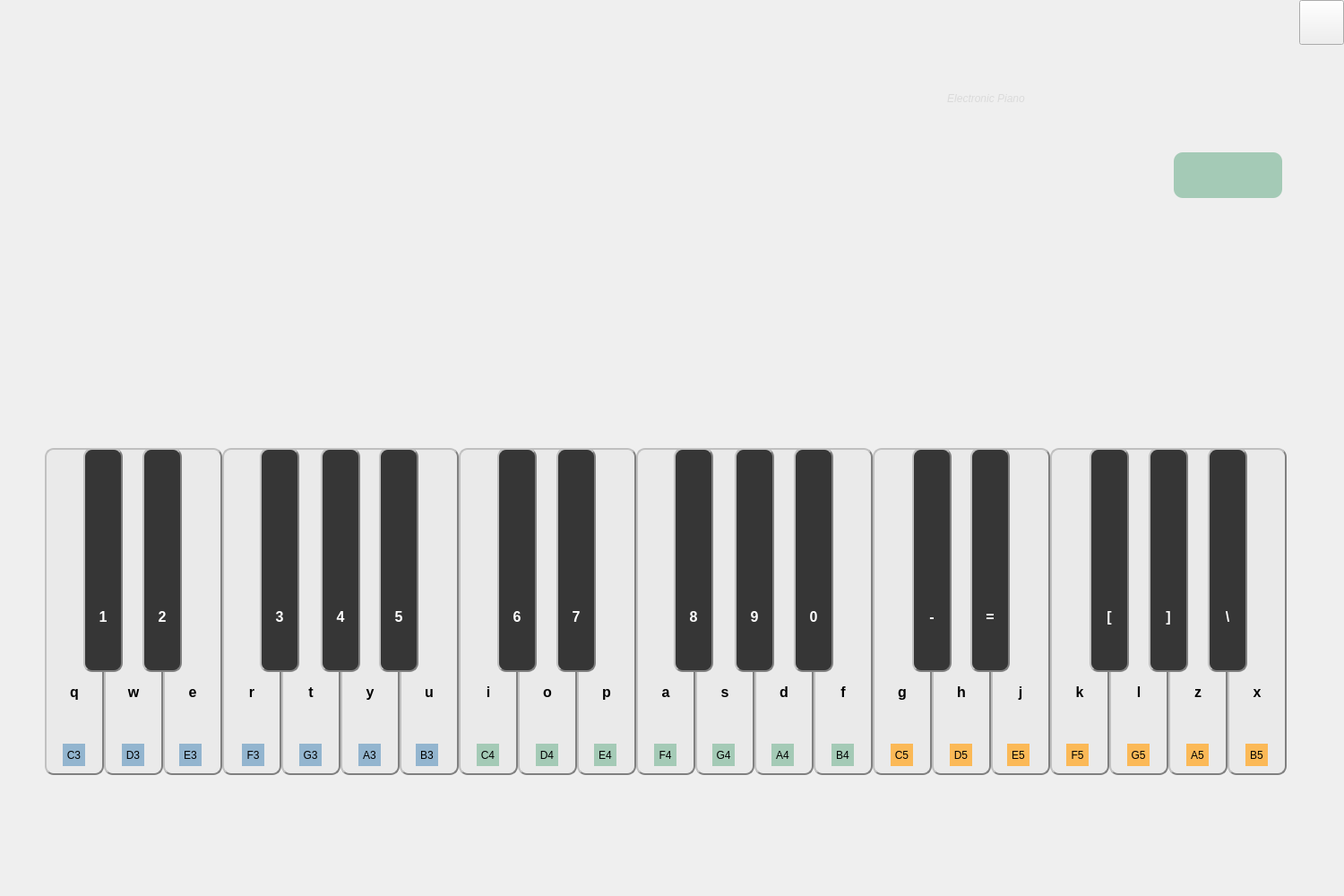
<?xml version="1.0" encoding="UTF-8"?>
<ui version="4.0">
 <class>MainWindow</class>
 <widget class="QMainWindow" name="MainWindow">
  <property name="geometry">
   <rect>
    <x>0</x>
    <y>0</y>
    <width>1500</width>
    <height>1000</height>
   </rect>
  </property>
  <property name="sizePolicy">
   <sizepolicy hsizetype="Fixed" vsizetype="Fixed">
    <horstretch>0</horstretch>
    <verstretch>0</verstretch>
   </sizepolicy>
  </property>
  <property name="windowTitle">
   <string>MainWindow</string>
  </property>
  <property name="styleSheet">
   <string notr="true"/>
  </property>
  <widget class="QWidget" name="centralwidget">
   <widget class="QPushButton" name="btn_C3">
    <property name="geometry">
     <rect>
      <x>50</x>
      <y>500</y>
      <width>66</width>
      <height>365</height>
     </rect>
    </property>
    <property name="font">
     <font>
      <pointsize>12</pointsize>
      <weight>75</weight>
      <bold>true</bold>
     </font>
    </property>
    <property name="styleSheet">
     <string notr="true">

QPushButton{background-color: rgb(234, 234, 234);border:2px groove gray;border-radius:10px;padding:2px 4px;border-style: outset;}



</string>
    </property>
    <property name="text">
     <string>









q</string>
    </property>
   </widget>
   <widget class="QPushButton" name="btn_C3up">
    <property name="geometry">
     <rect>
      <x>93</x>
      <y>500</y>
      <width>44</width>
      <height>250</height>
     </rect>
    </property>
    <property name="font">
     <font>
      <pointsize>12</pointsize>
      <weight>75</weight>
      <bold>true</bold>
     </font>
    </property>
    <property name="styleSheet">
     <string notr="true">QPushButton{background-color: rgb(54, 54, 54);border:2px groove gray;border-radius:10px;padding:2px 4px;border-style: outset;color: rgb(255, 255, 255);}

</string>
    </property>
    <property name="text">
     <string>






1</string>
    </property>
   </widget>
   <widget class="QPushButton" name="btn_E3">
    <property name="geometry">
     <rect>
      <x>182</x>
      <y>500</y>
      <width>66</width>
      <height>365</height>
     </rect>
    </property>
    <property name="font">
     <font>
      <pointsize>12</pointsize>
      <weight>75</weight>
      <bold>true</bold>
     </font>
    </property>
    <property name="styleSheet">
     <string notr="true">QPushButton{background-color: rgb(234, 234, 234);border:2px groove gray;border-radius:10px;padding:2px 4px;border-style: outset;}</string>
    </property>
    <property name="text">
     <string>









e</string>
    </property>
   </widget>
   <widget class="QPushButton" name="btn_G3">
    <property name="geometry">
     <rect>
      <x>314</x>
      <y>500</y>
      <width>66</width>
      <height>365</height>
     </rect>
    </property>
    <property name="font">
     <font>
      <pointsize>12</pointsize>
      <weight>75</weight>
      <bold>true</bold>
     </font>
    </property>
    <property name="styleSheet">
     <string notr="true">QPushButton{background-color: rgb(234, 234, 234);border:2px groove gray;border-radius:10px;padding:2px 4px;border-style: outset;}</string>
    </property>
    <property name="text">
     <string>









t</string>
    </property>
   </widget>
   <widget class="QPushButton" name="btn_A3">
    <property name="geometry">
     <rect>
      <x>380</x>
      <y>500</y>
      <width>66</width>
      <height>365</height>
     </rect>
    </property>
    <property name="font">
     <font>
      <pointsize>12</pointsize>
      <weight>75</weight>
      <bold>true</bold>
     </font>
    </property>
    <property name="styleSheet">
     <string notr="true">QPushButton{background-color: rgb(234, 234, 234);border:2px groove gray;border-radius:10px;padding:2px 4px;border-style: outset;}</string>
    </property>
    <property name="text">
     <string>









y</string>
    </property>
   </widget>
   <widget class="QPushButton" name="btn_B3">
    <property name="geometry">
     <rect>
      <x>446</x>
      <y>500</y>
      <width>66</width>
      <height>365</height>
     </rect>
    </property>
    <property name="font">
     <font>
      <pointsize>12</pointsize>
      <weight>75</weight>
      <bold>true</bold>
     </font>
    </property>
    <property name="styleSheet">
     <string notr="true">QPushButton{background-color: rgb(234, 234, 234);border:2px groove gray;border-radius:10px;padding:2px 4px;border-style: outset;}</string>
    </property>
    <property name="text">
     <string>









u</string>
    </property>
   </widget>
   <widget class="QPushButton" name="btn_F4">
    <property name="geometry">
     <rect>
      <x>710</x>
      <y>500</y>
      <width>66</width>
      <height>365</height>
     </rect>
    </property>
    <property name="font">
     <font>
      <pointsize>12</pointsize>
      <weight>75</weight>
      <bold>true</bold>
     </font>
    </property>
    <property name="styleSheet">
     <string notr="true">QPushButton{background-color: rgb(234, 234, 234);border:2px groove gray;border-radius:10px;padding:2px 4px;border-style: outset;}
</string>
    </property>
    <property name="text">
     <string>









a</string>
    </property>
   </widget>
   <widget class="QPushButton" name="btn_C4">
    <property name="geometry">
     <rect>
      <x>512</x>
      <y>500</y>
      <width>66</width>
      <height>365</height>
     </rect>
    </property>
    <property name="font">
     <font>
      <pointsize>12</pointsize>
      <weight>75</weight>
      <bold>true</bold>
     </font>
    </property>
    <property name="styleSheet">
     <string notr="true">QPushButton{background-color: rgb(234, 234, 234);border:2px groove gray;border-radius:10px;padding:2px 4px;border-style: outset;}</string>
    </property>
    <property name="text">
     <string>









i</string>
    </property>
   </widget>
   <widget class="QPushButton" name="btn_E4">
    <property name="geometry">
     <rect>
      <x>644</x>
      <y>500</y>
      <width>66</width>
      <height>365</height>
     </rect>
    </property>
    <property name="font">
     <font>
      <pointsize>12</pointsize>
      <weight>75</weight>
      <bold>true</bold>
     </font>
    </property>
    <property name="styleSheet">
     <string notr="true">QPushButton{background-color: rgb(234, 234, 234);border:2px groove gray;border-radius:10px;padding:2px 4px;border-style: outset;}</string>
    </property>
    <property name="text">
     <string>









p</string>
    </property>
   </widget>
   <widget class="QPushButton" name="btn_B4">
    <property name="geometry">
     <rect>
      <x>908</x>
      <y>500</y>
      <width>66</width>
      <height>365</height>
     </rect>
    </property>
    <property name="font">
     <font>
      <pointsize>12</pointsize>
      <weight>75</weight>
      <bold>true</bold>
     </font>
    </property>
    <property name="styleSheet">
     <string notr="true">QPushButton{background-color: rgb(234, 234, 234);border:2px groove gray;border-radius:10px;padding:2px 4px;border-style: outset;}</string>
    </property>
    <property name="text">
     <string>









f</string>
    </property>
   </widget>
   <widget class="QPushButton" name="btn_D4">
    <property name="geometry">
     <rect>
      <x>578</x>
      <y>500</y>
      <width>66</width>
      <height>365</height>
     </rect>
    </property>
    <property name="font">
     <font>
      <pointsize>12</pointsize>
      <weight>75</weight>
      <bold>true</bold>
     </font>
    </property>
    <property name="styleSheet">
     <string notr="true">QPushButton{background-color: rgb(234, 234, 234);border:2px groove gray;border-radius:10px;padding:2px 4px;border-style: outset;}</string>
    </property>
    <property name="text">
     <string>









o</string>
    </property>
   </widget>
   <widget class="QPushButton" name="btn_G4">
    <property name="geometry">
     <rect>
      <x>776</x>
      <y>500</y>
      <width>66</width>
      <height>365</height>
     </rect>
    </property>
    <property name="font">
     <font>
      <pointsize>12</pointsize>
      <weight>75</weight>
      <bold>true</bold>
     </font>
    </property>
    <property name="styleSheet">
     <string notr="true">QPushButton{background-color: rgb(234, 234, 234);border:2px groove gray;border-radius:10px;padding:2px 4px;border-style: outset;}</string>
    </property>
    <property name="text">
     <string>









s</string>
    </property>
   </widget>
   <widget class="QPushButton" name="btn_A4">
    <property name="geometry">
     <rect>
      <x>842</x>
      <y>500</y>
      <width>66</width>
      <height>365</height>
     </rect>
    </property>
    <property name="font">
     <font>
      <pointsize>12</pointsize>
      <weight>75</weight>
      <bold>true</bold>
     </font>
    </property>
    <property name="styleSheet">
     <string notr="true">QPushButton{background-color: rgb(234, 234, 234);border:2px groove gray;border-radius:10px;padding:2px 4px;border-style: outset;}</string>
    </property>
    <property name="text">
     <string>









d</string>
    </property>
   </widget>
   <widget class="QPushButton" name="btn_D3up">
    <property name="geometry">
     <rect>
      <x>159</x>
      <y>500</y>
      <width>44</width>
      <height>250</height>
     </rect>
    </property>
    <property name="font">
     <font>
      <pointsize>12</pointsize>
      <weight>75</weight>
      <bold>true</bold>
     </font>
    </property>
    <property name="styleSheet">
     <string notr="true">
QPushButton{background-color: rgb(54, 54, 54);border:2px groove gray;border-radius:10px;padding:2px 4px;border-style: outset;color: rgb(255, 255, 255);}</string>
    </property>
    <property name="text">
     <string>






2</string>
    </property>
   </widget>
   <widget class="QPushButton" name="btn_F3up">
    <property name="geometry">
     <rect>
      <x>290</x>
      <y>500</y>
      <width>44</width>
      <height>250</height>
     </rect>
    </property>
    <property name="font">
     <font>
      <pointsize>12</pointsize>
      <weight>75</weight>
      <bold>true</bold>
     </font>
    </property>
    <property name="styleSheet">
     <string notr="true">
QPushButton{background-color: rgb(54, 54, 54);border:2px groove gray;border-radius:10px;padding:2px 4px;border-style: outset;color: rgb(255, 255, 255);}</string>
    </property>
    <property name="text">
     <string>






3</string>
    </property>
   </widget>
   <widget class="QPushButton" name="btn_G3up">
    <property name="geometry">
     <rect>
      <x>358</x>
      <y>500</y>
      <width>44</width>
      <height>250</height>
     </rect>
    </property>
    <property name="font">
     <font>
      <pointsize>12</pointsize>
      <weight>75</weight>
      <bold>true</bold>
     </font>
    </property>
    <property name="styleSheet">
     <string notr="true">
QPushButton{background-color: rgb(54, 54, 54);border:2px groove gray;border-radius:10px;padding:2px 4px;border-style: outset;color: rgb(255, 255, 255);}</string>
    </property>
    <property name="text">
     <string>






4</string>
    </property>
   </widget>
   <widget class="QPushButton" name="btn_A3up">
    <property name="geometry">
     <rect>
      <x>423</x>
      <y>500</y>
      <width>44</width>
      <height>250</height>
     </rect>
    </property>
    <property name="font">
     <font>
      <pointsize>12</pointsize>
      <weight>75</weight>
      <bold>true</bold>
     </font>
    </property>
    <property name="styleSheet">
     <string notr="true">
QPushButton{background-color: rgb(54, 54, 54);border:2px groove gray;border-radius:10px;padding:2px 4px;border-style: outset;color: rgb(255, 255, 255);}</string>
    </property>
    <property name="text">
     <string>






5</string>
    </property>
   </widget>
   <widget class="QPushButton" name="btn_C4up">
    <property name="geometry">
     <rect>
      <x>555</x>
      <y>500</y>
      <width>44</width>
      <height>250</height>
     </rect>
    </property>
    <property name="font">
     <font>
      <pointsize>12</pointsize>
      <weight>75</weight>
      <bold>true</bold>
     </font>
    </property>
    <property name="styleSheet">
     <string notr="true">
QPushButton{background-color: rgb(54, 54, 54);border:2px groove gray;border-radius:10px;padding:2px 4px;border-style: outset;color: rgb(255, 255, 255);}</string>
    </property>
    <property name="text">
     <string>






6</string>
    </property>
   </widget>
   <widget class="QPushButton" name="btn_D4up">
    <property name="geometry">
     <rect>
      <x>621</x>
      <y>500</y>
      <width>44</width>
      <height>250</height>
     </rect>
    </property>
    <property name="font">
     <font>
      <pointsize>12</pointsize>
      <weight>75</weight>
      <bold>true</bold>
     </font>
    </property>
    <property name="styleSheet">
     <string notr="true">
QPushButton{background-color: rgb(54, 54, 54);border:2px groove gray;border-radius:10px;padding:2px 4px;border-style: outset;color: rgb(255, 255, 255);}</string>
    </property>
    <property name="text">
     <string>






7</string>
    </property>
   </widget>
   <widget class="QPushButton" name="btn_F4up">
    <property name="geometry">
     <rect>
      <x>752</x>
      <y>500</y>
      <width>44</width>
      <height>250</height>
     </rect>
    </property>
    <property name="font">
     <font>
      <pointsize>12</pointsize>
      <weight>75</weight>
      <bold>true</bold>
     </font>
    </property>
    <property name="styleSheet">
     <string notr="true">
QPushButton{background-color: rgb(54, 54, 54);border:2px groove gray;border-radius:10px;padding:2px 4px;border-style: outset;color: rgb(255, 255, 255);}</string>
    </property>
    <property name="text">
     <string>






8</string>
    </property>
   </widget>
   <widget class="QPushButton" name="btn_G4up">
    <property name="geometry">
     <rect>
      <x>820</x>
      <y>500</y>
      <width>44</width>
      <height>250</height>
     </rect>
    </property>
    <property name="font">
     <font>
      <pointsize>12</pointsize>
      <weight>75</weight>
      <bold>true</bold>
     </font>
    </property>
    <property name="styleSheet">
     <string notr="true">
QPushButton{background-color: rgb(54, 54, 54);border:2px groove gray;border-radius:10px;padding:2px 4px;border-style: outset;color: rgb(255, 255, 255);}</string>
    </property>
    <property name="text">
     <string>






9</string>
    </property>
   </widget>
   <widget class="QPushButton" name="btn_A4up">
    <property name="geometry">
     <rect>
      <x>886</x>
      <y>500</y>
      <width>44</width>
      <height>250</height>
     </rect>
    </property>
    <property name="font">
     <font>
      <pointsize>12</pointsize>
      <weight>75</weight>
      <bold>true</bold>
     </font>
    </property>
    <property name="styleSheet">
     <string notr="true">
QPushButton{background-color: rgb(54, 54, 54);border:2px groove gray;border-radius:10px;padding:2px 4px;border-style: outset;color: rgb(255, 255, 255);}</string>
    </property>
    <property name="text">
     <string>






0</string>
    </property>
   </widget>
   <widget class="QPushButton" name="btn_D3">
    <property name="geometry">
     <rect>
      <x>116</x>
      <y>500</y>
      <width>66</width>
      <height>365</height>
     </rect>
    </property>
    <property name="font">
     <font>
      <pointsize>12</pointsize>
      <weight>75</weight>
      <bold>true</bold>
     </font>
    </property>
    <property name="styleSheet">
     <string notr="true">

QPushButton{background-color: rgb(234, 234, 234);border:2px groove gray;border-radius:10px;padding:2px 4px;border-style: outset;}</string>
    </property>
    <property name="text">
     <string>









w</string>
    </property>
   </widget>
   <widget class="QWidget" name="widget_3" native="true">
    <property name="geometry">
     <rect>
      <x>0</x>
      <y>0</y>
      <width>1500</width>
      <height>900</height>
     </rect>
    </property>
    <property name="styleSheet">
     <string notr="true">background-image: url(:/pic/pic/back2.jpg);</string>
    </property>
    <widget class="QPushButton" name="drun4">
     <property name="geometry">
      <rect>
       <x>760</x>
       <y>275</y>
       <width>150</width>
       <height>75</height>
      </rect>
     </property>
     <property name="styleSheet">
      <string notr="true">border-image: url(:/pic/pic/drum4.png);
 border-radius: 10px;</string>
     </property>
     <property name="text">
      <string/>
     </property>
     <property name="shortcut">
      <string>N</string>
     </property>
    </widget>
    <widget class="QPushButton" name="drum1">
     <property name="geometry">
      <rect>
       <x>760</x>
       <y>185</y>
       <width>150</width>
       <height>75</height>
      </rect>
     </property>
     <property name="styleSheet">
      <string notr="true">border-image: url(:/pic/pic/drum1.png);
border-radius: 10px;</string>
     </property>
     <property name="text">
      <string/>
     </property>
     <property name="shortcut">
      <string>C</string>
     </property>
    </widget>
    <widget class="QPushButton" name="drum2">
     <property name="geometry">
      <rect>
       <x>940</x>
       <y>185</y>
       <width>150</width>
       <height>75</height>
      </rect>
     </property>
     <property name="styleSheet">
      <string notr="true">border-image: url(:/pic/pic/drum2.png);
 border-radius: 10px;</string>
     </property>
     <property name="text">
      <string/>
     </property>
     <property name="shortcut">
      <string>V</string>
     </property>
    </widget>
    <widget class="QPushButton" name="drum5">
     <property name="geometry">
      <rect>
       <x>940</x>
       <y>275</y>
       <width>150</width>
       <height>75</height>
      </rect>
     </property>
     <property name="styleSheet">
      <string notr="true">border-image: url(:/pic/pic/drum5_1.jpg);
border-radius: 10px;</string>
     </property>
     <property name="text">
      <string/>
     </property>
     <property name="shortcut">
      <string>M</string>
     </property>
    </widget>
    <widget class="QPushButton" name="drum3">
     <property name="geometry">
      <rect>
       <x>1120</x>
       <y>185</y>
       <width>150</width>
       <height>75</height>
      </rect>
     </property>
     <property name="styleSheet">
      <string notr="true">border-image: url(:/pic/pic/drum3_1.png);

 border-radius: 10px;</string>
     </property>
     <property name="text">
      <string/>
     </property>
     <property name="shortcut">
      <string>B</string>
     </property>
    </widget>
    <widget class="QPushButton" name="drum6">
     <property name="geometry">
      <rect>
       <x>1120</x>
       <y>275</y>
       <width>150</width>
       <height>75</height>
      </rect>
     </property>
     <property name="styleSheet">
      <string notr="true">border-image: url(:/pic/pic/drum6.jpg);
 border-radius: 10px;</string>
     </property>
     <property name="text">
      <string/>
     </property>
     <property name="shortcut">
      <string>,</string>
     </property>
    </widget>
    <widget class="QPushButton" name="pushButton_2">
     <property name="geometry">
      <rect>
       <x>1450</x>
       <y>0</y>
       <width>50</width>
       <height>50</height>
      </rect>
     </property>
     <property name="styleSheet">
      <string notr="true">border-image: url(:/pic/pic/close1.jpg);</string>
     </property>
     <property name="text">
      <string/>
     </property>
    </widget>
    <widget class="QLabel" name="label">
     <property name="geometry">
      <rect>
       <x>0</x>
       <y>384</y>
       <width>1500</width>
       <height>116</height>
      </rect>
     </property>
     <property name="autoFillBackground">
      <bool>false</bool>
     </property>
     <property name="styleSheet">
      <string notr="true">border-image: url(:/pic/pic/backg1.jpg);</string>
     </property>
     <property name="text">
      <string/>
     </property>
    </widget>
    <widget class="QLabel" name="label_2">
     <property name="geometry">
      <rect>
       <x>760</x>
       <y>50</y>
       <width>681</width>
       <height>121</height>
      </rect>
     </property>
     <property name="styleSheet">
      <string notr="true">font: 25 24pt &quot;Bahnschrift Light&quot;;</string>
     </property>
     <property name="text">
      <string>&lt;html&gt;&lt;head/&gt;&lt;body&gt;&lt;p align=&quot;center&quot;&gt;&lt;span style=&quot; font-style:italic; color:#dadada;&quot;&gt;Electronic Piano&lt;/span&gt;&lt;/p&gt;&lt;/body&gt;&lt;/html&gt;</string>
     </property>
    </widget>
    <widget class="QPushButton" name="recordBegin">
     <property name="geometry">
      <rect>
       <x>1310</x>
       <y>170</y>
       <width>121</width>
       <height>51</height>
      </rect>
     </property>
     <property name="styleSheet">
      <string notr="true">QPushButton{
border-radius: 10px;
background-color:rgb(164, 202, 182);
border-image: url(:/pic/pic/rec_beg2.png);
}


</string>
     </property>
     <property name="text">
      <string/>
     </property>
     <property name="checkable">
      <bool>true</bool>
     </property>
     <property name="autoExclusive">
      <bool>true</bool>
     </property>
    </widget>
    <widget class="QPushButton" name="recordEnd">
     <property name="geometry">
      <rect>
       <x>1310</x>
       <y>240</y>
       <width>121</width>
       <height>51</height>
      </rect>
     </property>
     <property name="styleSheet">
      <string notr="true">border-radius: 10px;

border-image: url(:/pic/pic/rec_end.png);

</string>
     </property>
     <property name="text">
      <string/>
     </property>
    </widget>
    <widget class="QPushButton" name="recordPlay">
     <property name="geometry">
      <rect>
       <x>1310</x>
       <y>310</y>
       <width>121</width>
       <height>51</height>
      </rect>
     </property>
     <property name="styleSheet">
      <string notr="true">border-radius: 10px;

border-image: url(:/pic/pic/rec_play.png);

</string>
     </property>
     <property name="text">
      <string/>
     </property>
    </widget>
    <widget class="QLabel" name="lable_infor">
     <property name="geometry">
      <rect>
       <x>1290</x>
       <y>100</y>
       <width>151</width>
       <height>51</height>
      </rect>
     </property>
     <property name="text">
      <string/>
     </property>
    </widget>
    <zorder>label</zorder>
    <zorder>drun4</zorder>
    <zorder>drum1</zorder>
    <zorder>drum2</zorder>
    <zorder>drum3</zorder>
    <zorder>drum6</zorder>
    <zorder>drum5</zorder>
    <zorder>pushButton_2</zorder>
    <zorder>label_2</zorder>
    <zorder>recordBegin</zorder>
    <zorder>recordEnd</zorder>
    <zorder>recordPlay</zorder>
    <zorder>lable_infor</zorder>
   </widget>
   <widget class="QWidget" name="widget" native="true">
    <property name="geometry">
     <rect>
      <x>0</x>
      <y>500</y>
      <width>1500</width>
      <height>400</height>
     </rect>
    </property>
    <property name="styleSheet">
     <string notr="true">#widget{border-image: url(:/pic/pic/back.png);
}</string>
    </property>
    <widget class="QPushButton" name="btn_F3">
     <property name="geometry">
      <rect>
       <x>248</x>
       <y>0</y>
       <width>66</width>
       <height>365</height>
      </rect>
     </property>
     <property name="font">
      <font>
       <pointsize>12</pointsize>
       <weight>75</weight>
       <bold>true</bold>
      </font>
     </property>
     <property name="styleSheet">
      <string notr="true">QPushButton{background-color: rgb(234, 234, 234);border:2px groove gray;border-radius:10px;padding:2px 4px;border-style: outset;}</string>
     </property>
     <property name="text">
      <string>









r</string>
     </property>
    </widget>
    <widget class="QPushButton" name="btn_C5">
     <property name="geometry">
      <rect>
       <x>974</x>
       <y>0</y>
       <width>66</width>
       <height>365</height>
      </rect>
     </property>
     <property name="font">
      <font>
       <pointsize>12</pointsize>
       <weight>75</weight>
       <bold>true</bold>
      </font>
     </property>
     <property name="styleSheet">
      <string notr="true">QPushButton{background-color: rgb(234, 234, 234);border:2px groove gray;border-radius:10px;padding:2px 4px;border-style: outset;}</string>
     </property>
     <property name="text">
      <string>









g</string>
     </property>
    </widget>
    <widget class="QPushButton" name="btn_C5up">
     <property name="geometry">
      <rect>
       <x>1018</x>
       <y>0</y>
       <width>44</width>
       <height>250</height>
      </rect>
     </property>
     <property name="font">
      <font>
       <pointsize>12</pointsize>
       <weight>75</weight>
       <bold>true</bold>
      </font>
     </property>
     <property name="styleSheet">
      <string notr="true">
QPushButton{background-color: rgb(54, 54, 54);border:2px groove gray;border-radius:10px;padding:2px 4px;border-style: outset;color: rgb(255, 255, 255);}</string>
     </property>
     <property name="text">
      <string>






-</string>
     </property>
    </widget>
    <widget class="QPushButton" name="btn_D5">
     <property name="geometry">
      <rect>
       <x>1040</x>
       <y>0</y>
       <width>66</width>
       <height>365</height>
      </rect>
     </property>
     <property name="font">
      <font>
       <pointsize>12</pointsize>
       <weight>75</weight>
       <bold>true</bold>
      </font>
     </property>
     <property name="styleSheet">
      <string notr="true">QPushButton{background-color: rgb(234, 234, 234);border:2px groove gray;border-radius:10px;padding:2px 4px;border-style: outset;}</string>
     </property>
     <property name="text">
      <string>









h</string>
     </property>
    </widget>
    <widget class="QPushButton" name="btn_E5">
     <property name="geometry">
      <rect>
       <x>1106</x>
       <y>0</y>
       <width>66</width>
       <height>365</height>
      </rect>
     </property>
     <property name="font">
      <font>
       <pointsize>12</pointsize>
       <weight>75</weight>
       <bold>true</bold>
      </font>
     </property>
     <property name="styleSheet">
      <string notr="true">QPushButton{background-color: rgb(234, 234, 234);border:2px groove gray;border-radius:10px;padding:2px 4px;border-style: outset;}</string>
     </property>
     <property name="text">
      <string>









j</string>
     </property>
    </widget>
    <widget class="QPushButton" name="btn_F5">
     <property name="geometry">
      <rect>
       <x>1172</x>
       <y>0</y>
       <width>66</width>
       <height>365</height>
      </rect>
     </property>
     <property name="font">
      <font>
       <pointsize>12</pointsize>
       <weight>75</weight>
       <bold>true</bold>
      </font>
     </property>
     <property name="styleSheet">
      <string notr="true">QPushButton{background-color: rgb(234, 234, 234);border:2px groove gray;border-radius:10px;padding:2px 4px;border-style: outset;}</string>
     </property>
     <property name="text">
      <string>









k</string>
     </property>
    </widget>
    <widget class="QPushButton" name="btn_G5">
     <property name="geometry">
      <rect>
       <x>1238</x>
       <y>0</y>
       <width>66</width>
       <height>365</height>
      </rect>
     </property>
     <property name="font">
      <font>
       <pointsize>12</pointsize>
       <weight>75</weight>
       <bold>true</bold>
      </font>
     </property>
     <property name="styleSheet">
      <string notr="true">QPushButton{background-color: rgb(234, 234, 234);border:2px groove gray;border-radius:10px;padding:2px 4px;border-style: outset;}</string>
     </property>
     <property name="text">
      <string>









l</string>
     </property>
    </widget>
    <widget class="QPushButton" name="btn_A5">
     <property name="geometry">
      <rect>
       <x>1304</x>
       <y>0</y>
       <width>66</width>
       <height>365</height>
      </rect>
     </property>
     <property name="font">
      <font>
       <pointsize>12</pointsize>
       <weight>75</weight>
       <bold>true</bold>
      </font>
     </property>
     <property name="styleSheet">
      <string notr="true">QPushButton{background-color: rgb(234, 234, 234);border:2px groove gray;border-radius:10px;padding:2px 4px;border-style: outset;}</string>
     </property>
     <property name="text">
      <string>









z</string>
     </property>
    </widget>
    <widget class="QPushButton" name="btn_B5">
     <property name="geometry">
      <rect>
       <x>1370</x>
       <y>0</y>
       <width>66</width>
       <height>365</height>
      </rect>
     </property>
     <property name="font">
      <font>
       <pointsize>12</pointsize>
       <weight>75</weight>
       <bold>true</bold>
      </font>
     </property>
     <property name="styleSheet">
      <string notr="true">QPushButton{background-color: rgb(234, 234, 234);border:2px groove gray;border-radius:10px;padding:2px 4px;border-style: outset;}</string>
     </property>
     <property name="text">
      <string>









x</string>
     </property>
    </widget>
    <widget class="QPushButton" name="btn_D5up">
     <property name="geometry">
      <rect>
       <x>1083</x>
       <y>0</y>
       <width>44</width>
       <height>250</height>
      </rect>
     </property>
     <property name="font">
      <font>
       <pointsize>12</pointsize>
       <weight>75</weight>
       <bold>true</bold>
      </font>
     </property>
     <property name="styleSheet">
      <string notr="true">
QPushButton{background-color: rgb(54, 54, 54);border:2px groove gray;border-radius:10px;padding:2px 4px;border-style: outset;color: rgb(255, 255, 255);}</string>
     </property>
     <property name="text">
      <string>






=</string>
     </property>
    </widget>
    <widget class="QPushButton" name="btn_F5up">
     <property name="geometry">
      <rect>
       <x>1216</x>
       <y>0</y>
       <width>44</width>
       <height>250</height>
      </rect>
     </property>
     <property name="font">
      <font>
       <pointsize>12</pointsize>
       <weight>75</weight>
       <bold>true</bold>
      </font>
     </property>
     <property name="styleSheet">
      <string notr="true">
QPushButton{background-color: rgb(54, 54, 54);border:2px groove gray;border-radius:10px;padding:2px 4px;border-style: outset;color: rgb(255, 255, 255);}</string>
     </property>
     <property name="text">
      <string>






[</string>
     </property>
    </widget>
    <widget class="QPushButton" name="btn_G5up">
     <property name="geometry">
      <rect>
       <x>1282</x>
       <y>0</y>
       <width>44</width>
       <height>250</height>
      </rect>
     </property>
     <property name="font">
      <font>
       <pointsize>12</pointsize>
       <weight>75</weight>
       <bold>true</bold>
      </font>
     </property>
     <property name="styleSheet">
      <string notr="true">
QPushButton{background-color: rgb(54, 54, 54);border:2px groove gray;border-radius:10px;padding:2px 4px;border-style: outset;color: rgb(255, 255, 255);}</string>
     </property>
     <property name="text">
      <string>






]</string>
     </property>
    </widget>
    <widget class="QPushButton" name="btn_A5up">
     <property name="geometry">
      <rect>
       <x>1348</x>
       <y>0</y>
       <width>44</width>
       <height>250</height>
      </rect>
     </property>
     <property name="font">
      <font>
       <pointsize>12</pointsize>
       <weight>75</weight>
       <bold>true</bold>
      </font>
     </property>
     <property name="styleSheet">
      <string notr="true">
QPushButton{background-color: rgb(54, 54, 54);border:2px groove gray;border-radius:10px;padding:2px 4px;border-style: outset;color: rgb(255, 255, 255);}</string>
     </property>
     <property name="text">
      <string>






\</string>
     </property>
    </widget>
    <widget class="QLabel" name="label_F3">
     <property name="geometry">
      <rect>
       <x>270</x>
       <y>330</y>
       <width>25</width>
       <height>25</height>
      </rect>
     </property>
     <property name="font">
      <font>
       <weight>50</weight>
       <bold>false</bold>
      </font>
     </property>
     <property name="autoFillBackground">
      <bool>false</bool>
     </property>
     <property name="styleSheet">
      <string notr="true">QLabel{background-color:rgb(147, 181, 207);}</string>
     </property>
     <property name="text">
      <string>F3</string>
     </property>
     <property name="alignment">
      <set>Qt::AlignCenter</set>
     </property>
    </widget>
    <widget class="QLabel" name="label_C5">
     <property name="geometry">
      <rect>
       <x>994</x>
       <y>330</y>
       <width>25</width>
       <height>25</height>
      </rect>
     </property>
     <property name="autoFillBackground">
      <bool>false</bool>
     </property>
     <property name="styleSheet">
      <string notr="true">QLabel{background-color:rgb(251, 185, 87);}</string>
     </property>
     <property name="text">
      <string>C5</string>
     </property>
     <property name="alignment">
      <set>Qt::AlignCenter</set>
     </property>
    </widget>
    <widget class="QLabel" name="label_D5">
     <property name="geometry">
      <rect>
       <x>1060</x>
       <y>330</y>
       <width>25</width>
       <height>25</height>
      </rect>
     </property>
     <property name="autoFillBackground">
      <bool>false</bool>
     </property>
     <property name="styleSheet">
      <string notr="true">QLabel{background-color:rgb(251, 185, 87);}</string>
     </property>
     <property name="text">
      <string>D5</string>
     </property>
     <property name="alignment">
      <set>Qt::AlignCenter</set>
     </property>
    </widget>
    <widget class="QLabel" name="label_E5">
     <property name="geometry">
      <rect>
       <x>1124</x>
       <y>330</y>
       <width>25</width>
       <height>25</height>
      </rect>
     </property>
     <property name="autoFillBackground">
      <bool>false</bool>
     </property>
     <property name="styleSheet">
      <string notr="true">QLabel{background-color:rgb(251, 185, 87);}</string>
     </property>
     <property name="text">
      <string>E5</string>
     </property>
     <property name="alignment">
      <set>Qt::AlignCenter</set>
     </property>
    </widget>
    <widget class="QLabel" name="label_F5">
     <property name="geometry">
      <rect>
       <x>1190</x>
       <y>330</y>
       <width>25</width>
       <height>25</height>
      </rect>
     </property>
     <property name="autoFillBackground">
      <bool>false</bool>
     </property>
     <property name="styleSheet">
      <string notr="true">QLabel{background-color:rgb(251, 185, 87);}</string>
     </property>
     <property name="text">
      <string>F5</string>
     </property>
     <property name="alignment">
      <set>Qt::AlignCenter</set>
     </property>
    </widget>
    <widget class="QLabel" name="label_G5">
     <property name="geometry">
      <rect>
       <x>1258</x>
       <y>330</y>
       <width>25</width>
       <height>25</height>
      </rect>
     </property>
     <property name="autoFillBackground">
      <bool>false</bool>
     </property>
     <property name="styleSheet">
      <string notr="true">QLabel{background-color:rgb(251, 185, 87);}</string>
     </property>
     <property name="text">
      <string>G5</string>
     </property>
     <property name="alignment">
      <set>Qt::AlignCenter</set>
     </property>
    </widget>
    <widget class="QLabel" name="label_A5">
     <property name="geometry">
      <rect>
       <x>1324</x>
       <y>330</y>
       <width>25</width>
       <height>25</height>
      </rect>
     </property>
     <property name="autoFillBackground">
      <bool>false</bool>
     </property>
     <property name="styleSheet">
      <string notr="true">QLabel{background-color:rgb(251, 185, 87);}</string>
     </property>
     <property name="text">
      <string>A5</string>
     </property>
     <property name="alignment">
      <set>Qt::AlignCenter</set>
     </property>
    </widget>
    <widget class="QLabel" name="label_B5">
     <property name="geometry">
      <rect>
       <x>1390</x>
       <y>330</y>
       <width>25</width>
       <height>25</height>
      </rect>
     </property>
     <property name="autoFillBackground">
      <bool>false</bool>
     </property>
     <property name="styleSheet">
      <string notr="true">QLabel{background-color:rgb(251, 185, 87);}</string>
     </property>
     <property name="text">
      <string>B5</string>
     </property>
     <property name="alignment">
      <set>Qt::AlignCenter</set>
     </property>
    </widget>
    <zorder>btn_F3</zorder>
    <zorder>btn_C5</zorder>
    <zorder>btn_D5</zorder>
    <zorder>btn_C5up</zorder>
    <zorder>btn_E5</zorder>
    <zorder>btn_F5</zorder>
    <zorder>btn_G5</zorder>
    <zorder>btn_A5</zorder>
    <zorder>btn_B5</zorder>
    <zorder>btn_D5up</zorder>
    <zorder>btn_F5up</zorder>
    <zorder>btn_G5up</zorder>
    <zorder>btn_A5up</zorder>
    <zorder>label_F3</zorder>
    <zorder>label_C5</zorder>
    <zorder>label_D5</zorder>
    <zorder>label_E5</zorder>
    <zorder>label_F5</zorder>
    <zorder>label_G5</zorder>
    <zorder>label_A5</zorder>
    <zorder>label_B5</zorder>
   </widget>
   <widget class="QLabel" name="label_D3">
    <property name="geometry">
     <rect>
      <x>136</x>
      <y>830</y>
      <width>25</width>
      <height>25</height>
     </rect>
    </property>
    <property name="font">
     <font>
      <weight>50</weight>
      <bold>false</bold>
     </font>
    </property>
    <property name="autoFillBackground">
     <bool>false</bool>
    </property>
    <property name="styleSheet">
     <string notr="true">QLabel{background-color:rgb(147, 181, 207);}</string>
    </property>
    <property name="text">
     <string>D3</string>
    </property>
    <property name="alignment">
     <set>Qt::AlignCenter</set>
    </property>
   </widget>
   <widget class="QLabel" name="label_C3">
    <property name="geometry">
     <rect>
      <x>70</x>
      <y>830</y>
      <width>25</width>
      <height>25</height>
     </rect>
    </property>
    <property name="font">
     <font>
      <weight>50</weight>
      <bold>false</bold>
     </font>
    </property>
    <property name="autoFillBackground">
     <bool>false</bool>
    </property>
    <property name="styleSheet">
     <string notr="true">QLabel{background-color:rgb(147, 181, 207);}</string>
    </property>
    <property name="text">
     <string>C3</string>
    </property>
    <property name="alignment">
     <set>Qt::AlignCenter</set>
    </property>
   </widget>
   <widget class="QLabel" name="label_E3">
    <property name="geometry">
     <rect>
      <x>200</x>
      <y>830</y>
      <width>25</width>
      <height>25</height>
     </rect>
    </property>
    <property name="font">
     <font>
      <weight>50</weight>
      <bold>false</bold>
     </font>
    </property>
    <property name="autoFillBackground">
     <bool>false</bool>
    </property>
    <property name="styleSheet">
     <string notr="true">QLabel{background-color:rgb(147, 181, 207);}</string>
    </property>
    <property name="text">
     <string>E3</string>
    </property>
    <property name="alignment">
     <set>Qt::AlignCenter</set>
    </property>
   </widget>
   <widget class="QLabel" name="label_G3">
    <property name="geometry">
     <rect>
      <x>334</x>
      <y>830</y>
      <width>25</width>
      <height>25</height>
     </rect>
    </property>
    <property name="autoFillBackground">
     <bool>false</bool>
    </property>
    <property name="styleSheet">
     <string notr="true">QLabel{background-color:rgb(147, 181, 207);}</string>
    </property>
    <property name="text">
     <string>G3</string>
    </property>
    <property name="alignment">
     <set>Qt::AlignCenter</set>
    </property>
   </widget>
   <widget class="QLabel" name="label_A3">
    <property name="geometry">
     <rect>
      <x>400</x>
      <y>830</y>
      <width>25</width>
      <height>25</height>
     </rect>
    </property>
    <property name="autoFillBackground">
     <bool>false</bool>
    </property>
    <property name="styleSheet">
     <string notr="true">QLabel{background-color:rgb(147, 181, 207);}</string>
    </property>
    <property name="text">
     <string>A3</string>
    </property>
    <property name="alignment">
     <set>Qt::AlignCenter</set>
    </property>
   </widget>
   <widget class="QLabel" name="label_B3">
    <property name="geometry">
     <rect>
      <x>464</x>
      <y>830</y>
      <width>25</width>
      <height>25</height>
     </rect>
    </property>
    <property name="autoFillBackground">
     <bool>false</bool>
    </property>
    <property name="styleSheet">
     <string notr="true">QLabel{background-color:rgb(147, 181, 207);}</string>
    </property>
    <property name="text">
     <string>B3</string>
    </property>
    <property name="alignment">
     <set>Qt::AlignCenter</set>
    </property>
   </widget>
   <widget class="QLabel" name="label_C4">
    <property name="geometry">
     <rect>
      <x>532</x>
      <y>830</y>
      <width>25</width>
      <height>25</height>
     </rect>
    </property>
    <property name="autoFillBackground">
     <bool>false</bool>
    </property>
    <property name="styleSheet">
     <string notr="true">QLabel{background-color:rgb(164, 202, 182);}</string>
    </property>
    <property name="text">
     <string>C4</string>
    </property>
    <property name="alignment">
     <set>Qt::AlignCenter</set>
    </property>
   </widget>
   <widget class="QLabel" name="label_D4">
    <property name="geometry">
     <rect>
      <x>598</x>
      <y>830</y>
      <width>25</width>
      <height>25</height>
     </rect>
    </property>
    <property name="autoFillBackground">
     <bool>false</bool>
    </property>
    <property name="styleSheet">
     <string notr="true">QLabel{background-color:rgb(164, 202, 182);}</string>
    </property>
    <property name="text">
     <string>D4</string>
    </property>
    <property name="alignment">
     <set>Qt::AlignCenter</set>
    </property>
   </widget>
   <widget class="QLabel" name="label_E4">
    <property name="geometry">
     <rect>
      <x>663</x>
      <y>830</y>
      <width>25</width>
      <height>25</height>
     </rect>
    </property>
    <property name="autoFillBackground">
     <bool>false</bool>
    </property>
    <property name="styleSheet">
     <string notr="true">QLabel{background-color:rgb(164, 202, 182);}</string>
    </property>
    <property name="text">
     <string>E4</string>
    </property>
    <property name="alignment">
     <set>Qt::AlignCenter</set>
    </property>
   </widget>
   <widget class="QLabel" name="label_F4">
    <property name="geometry">
     <rect>
      <x>730</x>
      <y>830</y>
      <width>25</width>
      <height>25</height>
     </rect>
    </property>
    <property name="autoFillBackground">
     <bool>false</bool>
    </property>
    <property name="styleSheet">
     <string notr="true">QLabel{background-color:rgb(164, 202, 182);}</string>
    </property>
    <property name="text">
     <string>F4</string>
    </property>
    <property name="alignment">
     <set>Qt::AlignCenter</set>
    </property>
   </widget>
   <widget class="QLabel" name="label_G4">
    <property name="geometry">
     <rect>
      <x>795</x>
      <y>830</y>
      <width>25</width>
      <height>25</height>
     </rect>
    </property>
    <property name="autoFillBackground">
     <bool>false</bool>
    </property>
    <property name="styleSheet">
     <string notr="true">QLabel{background-color:rgb(164, 202, 182);}</string>
    </property>
    <property name="text">
     <string>G4</string>
    </property>
    <property name="alignment">
     <set>Qt::AlignCenter</set>
    </property>
   </widget>
   <widget class="QLabel" name="label_A4">
    <property name="geometry">
     <rect>
      <x>861</x>
      <y>830</y>
      <width>25</width>
      <height>25</height>
     </rect>
    </property>
    <property name="autoFillBackground">
     <bool>false</bool>
    </property>
    <property name="styleSheet">
     <string notr="true">QLabel{background-color:rgb(164, 202, 182);}</string>
    </property>
    <property name="text">
     <string>A4</string>
    </property>
    <property name="alignment">
     <set>Qt::AlignCenter</set>
    </property>
   </widget>
   <widget class="QLabel" name="label_B4">
    <property name="geometry">
     <rect>
      <x>928</x>
      <y>830</y>
      <width>25</width>
      <height>25</height>
     </rect>
    </property>
    <property name="autoFillBackground">
     <bool>false</bool>
    </property>
    <property name="styleSheet">
     <string notr="true">QLabel{background-color:rgb(164, 202, 182);}</string>
    </property>
    <property name="text">
     <string>B4</string>
    </property>
    <property name="alignment">
     <set>Qt::AlignCenter</set>
    </property>
   </widget>
   <zorder>widget_3</zorder>
   <zorder>widget</zorder>
   <zorder>btn_C3</zorder>
   <zorder>btn_D3</zorder>
   <zorder>btn_C3up</zorder>
   <zorder>btn_E3</zorder>
   <zorder>btn_G3</zorder>
   <zorder>btn_A3</zorder>
   <zorder>btn_B3</zorder>
   <zorder>btn_F4</zorder>
   <zorder>btn_C4</zorder>
   <zorder>btn_E4</zorder>
   <zorder>btn_B4</zorder>
   <zorder>btn_D4</zorder>
   <zorder>btn_G4</zorder>
   <zorder>btn_A4</zorder>
   <zorder>btn_D3up</zorder>
   <zorder>btn_F3up</zorder>
   <zorder>btn_G3up</zorder>
   <zorder>btn_A3up</zorder>
   <zorder>btn_C4up</zorder>
   <zorder>btn_D4up</zorder>
   <zorder>btn_F4up</zorder>
   <zorder>btn_G4up</zorder>
   <zorder>btn_A4up</zorder>
   <zorder>label_D3</zorder>
   <zorder>label_C3</zorder>
   <zorder>label_E3</zorder>
   <zorder>label_G3</zorder>
   <zorder>label_A3</zorder>
   <zorder>label_B3</zorder>
   <zorder>label_C4</zorder>
   <zorder>label_D4</zorder>
   <zorder>label_E4</zorder>
   <zorder>label_F4</zorder>
   <zorder>label_G4</zorder>
   <zorder>label_A4</zorder>
   <zorder>label_B4</zorder>
  </widget>
 </widget>
 <resources/>
 <connections/>
</ui>
